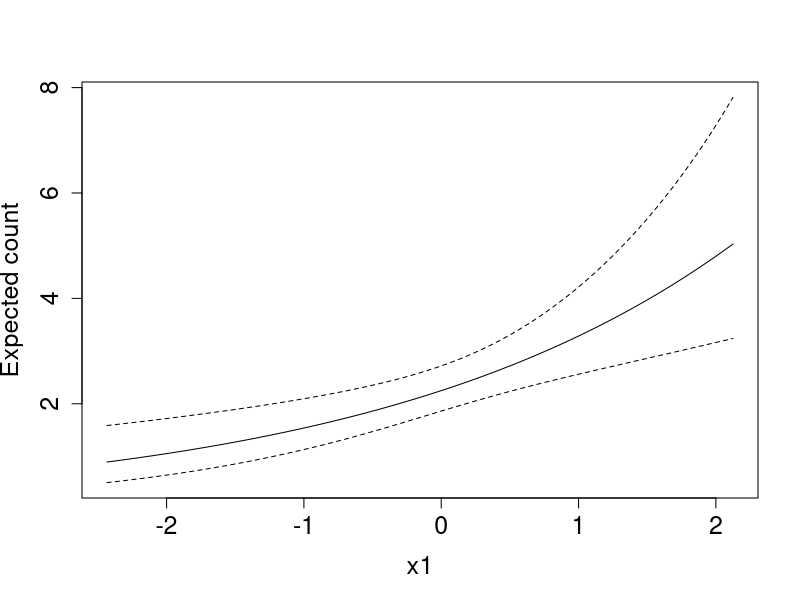
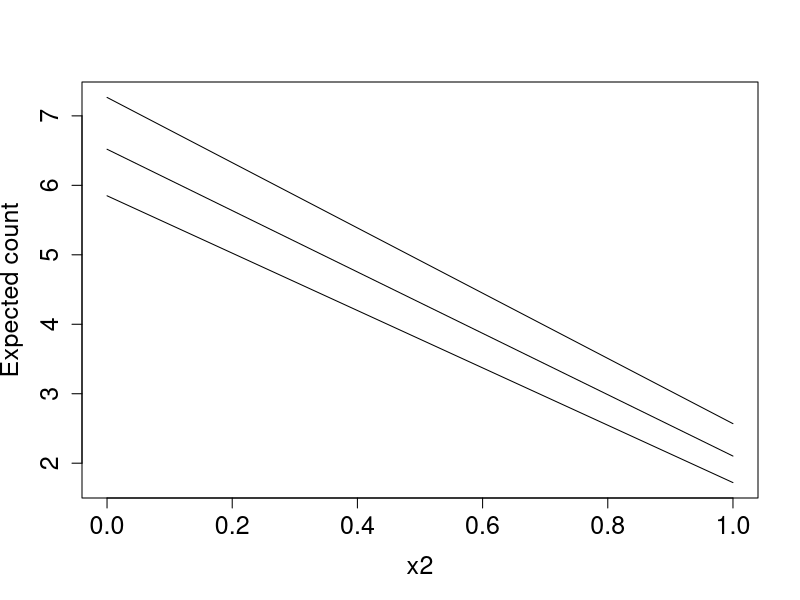

Generate these figures, in order, with R:
## ---- chunk 1
data<-read.csv('Homework 4 Data.csv')
head(data)
## ---- chunk 2
fit<-glm(formula= y ~ x1*x2, family=poisson, data = data)
summary(fit)
## ---- chunk 3
b<-coef(fit)
b
## ---- chunk 4
x1<-b[2]+b[4]
## ---- chunk 5
x1
## ---- chunk 6
exp(x1)
## ---- chunk 7
#evaluate value of log(y) when x1=1

x1_1<-b[1]+(b[2]*1)+(b[3]*1)+(b[4]*1*1)
x1_1
## ---- chunk 8
#evaluate value of log(y) when x1=2

x1_2<-b[1]+(b[2]*2)+(b[3]*1)+(b[4]*1*2)
x1_2
## ---- chunk 9
#recreate slope coefficient and compare to model output
log(exp(x1_2)/exp(x1_1));x1
## ---- chunk 10
x2<-b[3]+b[4]
x2
## ---- chunk 11
exp(x2)
## ---- chunk 12
x2_0<-b[1]+b[2]+(b[3]*0)+(b[4]*1*0)
x2_0
## ---- chunk 13
x2_1<-b[1]+b[2]+(b[3]*1)+(b[4]*1*1)
x2_1
## ---- chunk 14
log(exp(x2_1)/exp(x2_0)); x2
## ---- chunk 15
new<- data.frame(
x1 = seq(min(data$x1), max(data$x1), length.out = 100),
x2 = factor(x = rep('b', times = 100),
levels = c('a', 'b')))

prd <- predict.glm(object = fit, newdata = new, type = 'link', se.fit = T)

low <- exp(prd$fit - qnorm(0.975) * prd$se.fit)
summary(low)
high <- exp(prd$fit + qnorm(0.975) * prd$se.fit)
summary(high)


plot(y = exp(prd$fit), x = new$x1, xlab = 'x1',
ylab = 'Expected count', cex.axis = 1.5, cex.lab = 1.5,
ylim = c(min(low), max(high)), type = 'l')+
lines(x = new$x1, y = low, lty = 2)+
lines(x = new$x1, y = high, lty = 2)
## ---- chunk 16


new<-data.frame(x1=rep(mean(data$x1), times = 100),
                 x2= factor(x = data$x2))

prd <- predict.glm(object = fit, newdata = new, type = 'link', se.fit = T)
low <- exp(prd$fit - qnorm(0.975) * prd$se.fit)
summary(low)
high <- exp(prd$fit + qnorm(0.975) * prd$se.fit)
summary(high)

x2numeric<-as.data.frame(cbind(data$x2, ifelse(data$x2 == 'a', 0, 1)))
x2numeric[1]<-NULL

plot(y = exp(prd$fit), x = x2numeric$V2, xlab = 'x2',
ylab = 'Expected count', cex.axis = 1.5, cex.lab = 1.5,
ylim = c(min(low), max(high)), type = 'l')+
lines(x = x2numeric$V2, y = low, lty = 2)+
lines(x = x2numeric$V2, y = high, lty = 2)
